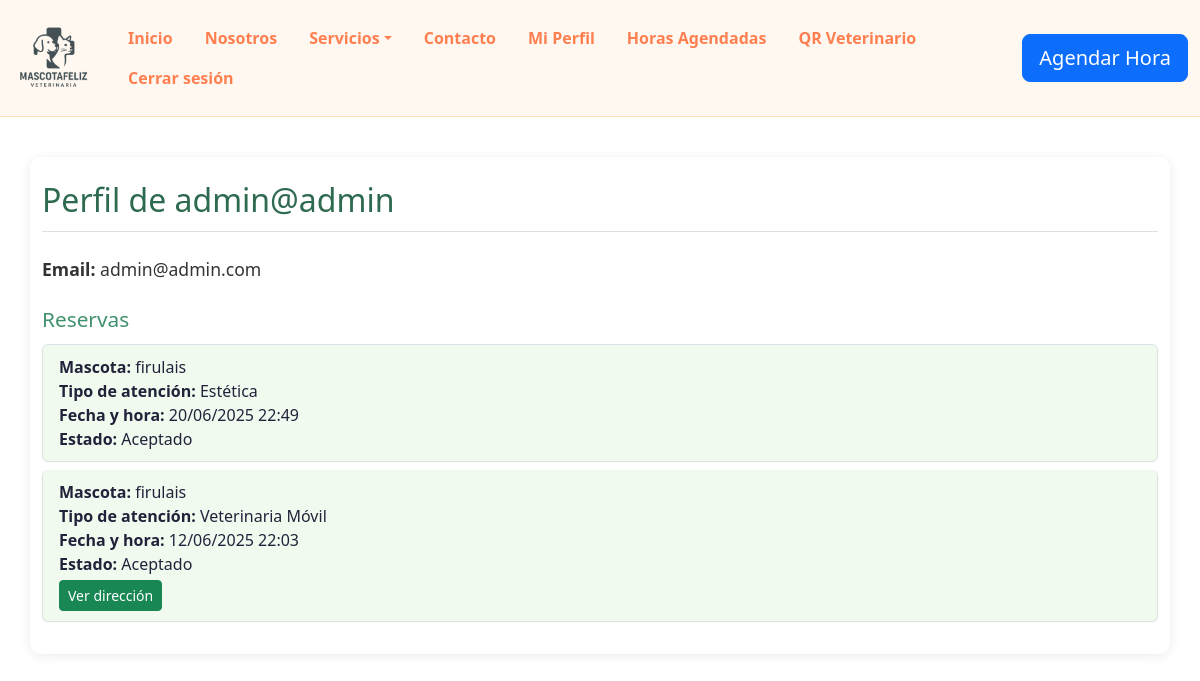
The page /perfil/ (signed in) on the database as committed earlier.
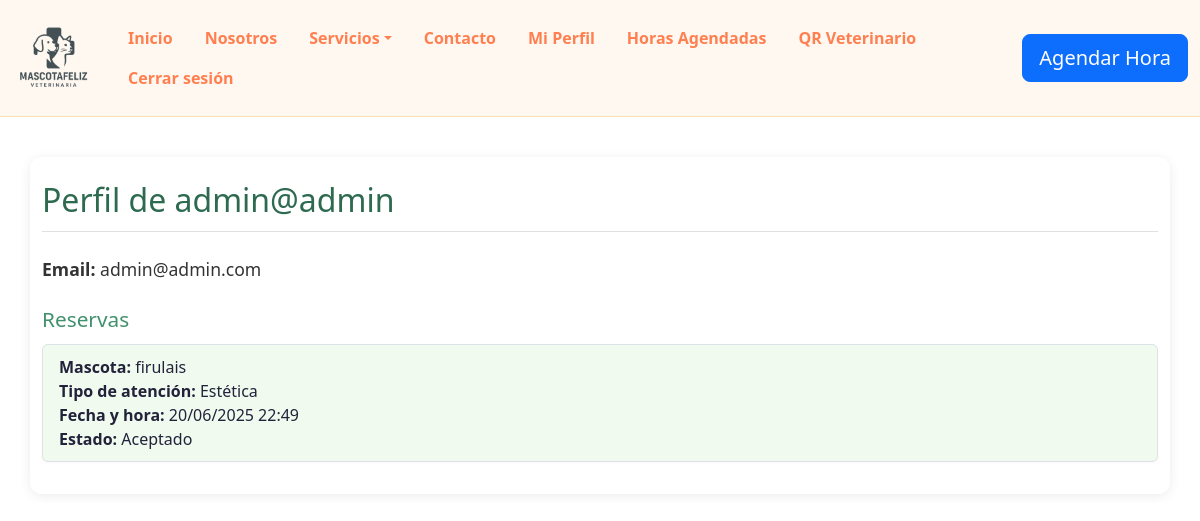
The same page on the database as committed later.
### mascota/models.py (models this page shows)
class Reserva(models.Model):
    cliente = models.ForeignKey(Usuario, on_delete=models.CASCADE, related_name='reservas')
    mascota = models.ForeignKey(Mascota, on_delete=models.CASCADE)
    tipo_atencion = models.CharField(max_length=30, choices=[('veterinaria','Veterinaria'),('estetica','Estética'),('movil','Veterinaria Móvil')])
    fecha_hora = models.DateTimeField()
    direccion = models.CharField(max_length=255, blank=True, null=True)
    enlace_maps = models.URLField(blank=True, null=True)
    estado = models.CharField(max_length=20, default='pendiente')

class Mascota(models.Model):
    nombre = models.CharField(max_length=100)
    tipo = models.CharField(max_length=50)
    edad = models.PositiveIntegerField()
    dueño = models.ForeignKey(Usuario, on_delete=models.CASCADE, related_name='mascotas')

### mascota/views.py (the view)
# urls.py: path('perfil/', views.perfil_cliente, name='perfil_cliente'),
@login_required
def perfil_cliente(request):
    reservas = request.user.reservas.select_related('mascota').all()
    return render(request, 'perfil_cliente.html', {'reservas': reservas})

### mascota/templates/perfil_cliente.html (shortened to what this page needs)
{% load static %}
<!DOCTYPE html>
<html lang="es">
<head>
    <link rel="stylesheet" href="{% static 'css/styles.css' %}">
    <link rel="stylesheet" href="{% static 'css/perfil.css' %}">
    <link rel="stylesheet" href="https://cdn.jsdelivr.net/npm/bootstrap@5.3.0/dist/css/bootstrap.min.css">
    <link rel="stylesheet" href="https://cdn.jsdelivr.net/npm/bootstrap-icons@1.11.3/font/bootstrap-icons.min.css">
</head>
<body>
    {% include "header.html" %}
    <div class="perfil-container container py-4">
        <div class="perfil-header mb-4">
            <h1>Perfil de {{ request.user.get_full_name|default:request.user.username }}</h1>
        </div>
        <div class="perfil-info mb-4">
            <p><strong>Email:</strong> {{ request.user.email }}</p>
        </div>
        <div class="perfil-reservas">
            <h2>Reservas</h2>
            <ul class="list-group">
                {% for reserva in reservas %}
                    <li class="list-group-item mb-2">
                        <strong>Mascota:</strong> {{ reserva.mascota.nombre }}<br>
                        <strong>Tipo de atención:</strong> {{ reserva.get_tipo_atencion_display }}<br>
                        <strong>Fecha y hora:</strong> {{ reserva.fecha_hora|date:"d/m/Y H:i" }}<br>
                        <strong>Estado:</strong> {{ reserva.estado|capfirst }}
                        {% if reserva.tipo_atencion == 'movil' and reserva.direccion %}
                            <br>
                            <a href="https://www.google.com/maps/search/?api=1&query={{ reserva.direccion|urlencode }}" target="_blank" class="btn btn-success btn-sm mt-1">
                                Ver dirección
                            </a>
                        {% endif %}
                    </li>
                {% empty %}
                    <li class="list-group-item">No tienes reservas.</li>
                {% endfor %}
            </ul>
        </div>
    </div>
</body>
</html>

Rows that differ between the two databases and show on the page:
removed Reserva: mascota.nombre "firulais", tipo_atencion "Veterinaria Móvil", fecha_hora "12/06/2025 22:03", estado "Aceptado"
